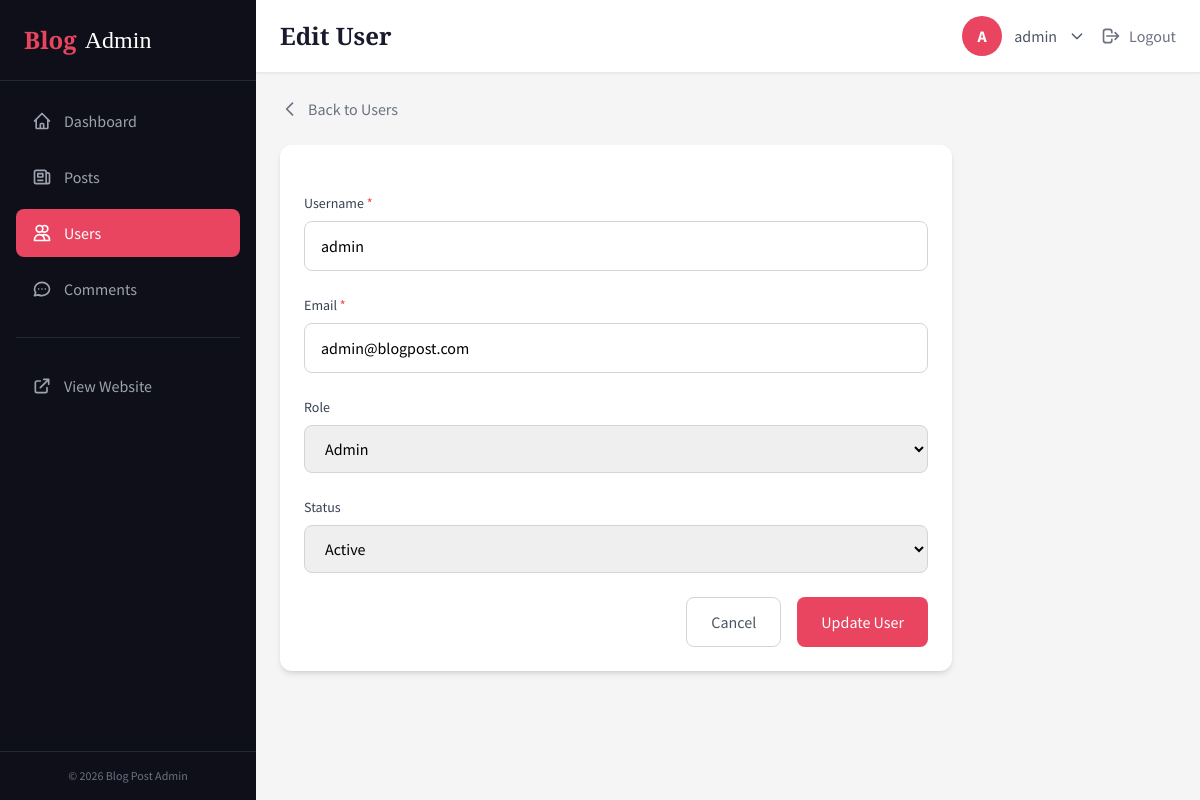
Page /dashboard/users/1/edit (signed in) on the committed database.
### tables this page shows
CREATE TABLE IF NOT EXISTS users (
    id INT AUTO_INCREMENT PRIMARY KEY,
    email VARCHAR(255) NOT NULL UNIQUE,
    username VARCHAR(100) NOT NULL UNIQUE,
    password_hash VARCHAR(255) NOT NULL,
    role ENUM('user', 'admin') DEFAULT 'user',
    avatar_url VARCHAR(500) NULL,
    status ENUM('active', 'suspended') DEFAULT 'active',
    created_at TIMESTAMP DEFAULT CURRENT_TIMESTAMP,
    updated_at TIMESTAMP DEFAULT CURRENT_TIMESTAMP ON UPDATE CURRENT_TIMESTAMP,
    INDEX idx_email (email),
    INDEX idx_username (username),
    INDEX idx_role (role),
    INDEX idx_status (status)
);

### core/Controller.php (called while the page is built, shortened)
<?php
class Controller
{
    protected function view(string $view, array $data = []): void
    {
        extract($data);
        $viewPath = BASE_PATH . '/app/views/' . $view . '.php';
        require_once $viewPath;
    }
}

### app/controllers/dashboard/UserController.php (called while the page is built, shortened)
<?php
require_once BASE_PATH . '/core/Controller.php';
class UserController extends Controller
{
    private User $userModel;
    public function __construct()
    {
        $this->userModel = new User();
    }
    public function edit(string $id): void
    {
        $user = $this->userModel->find((int) $id);
        $this->view('dashboard/users/edit', [
            'pageTitle' => 'Edit User',
            'user' => $user,
            'error' => Session::getFlash('error'),
        ]);
    }
}

### public/index.php (called while the page is built, shortened)
<?php
require_once BASE_PATH . '/core/Database.php';
require_once BASE_PATH . '/core/Router.php';
$router = new Router();
try {
    $router->dispatch();
} catch (Exception $e) {
    if (true) {
        echo '<h1>Error</h1>';
        echo '<p>' . htmlspecialchars($e->getMessage()) . '</p>';
        echo '<pre>' . htmlspecialchars($e->getTraceAsString()) . '</pre>';
    } else {
        http_response_code(500);
        echo '<h1>500 - Internal Server Error</h1>';
    }
}

### config/database.php (called while the page is built)
<?php
return [
    'host' => 'localhost',
    'database' => 'blog_post_db',
    'username' => 'root',
    'password' => '',
    'charset' => 'utf8mb4',
];

### core/Database.php (called while the page is built, shortened)
<?php
class Database
{
    private static ?PDO $instance = null;
    public static function getInstance(): PDO
    {
        if (self::$instance === null) {
            $config = require_once BASE_PATH . '/config/database.php';
            $dsn = "mysql:host={$config['host']};dbname={$config['database']};charset={$config['charset']}";
            try {
                self::$instance = new PDO($dsn, $config['username'], $config['password'], [
                    PDO::ATTR_ERRMODE => PDO::ERRMODE_EXCEPTION,
                    PDO::ATTR_DEFAULT_FETCH_MODE => PDO::FETCH_ASSOC,
                    PDO::ATTR_EMULATE_PREPARES => false,
                ]);
            } catch (PDOException $e) {
                throw new Exception("Database connection failed: " . $e->getMessage());
            }
        }
        return self::$instance;
    }
}

### core/Model.php (called while the page is built, shortened)
<?php
class Model
{
    protected PDO $db;
    protected string $table;
    protected string $primaryKey = 'id';
    public function __construct()
    {
        $this->db = Database::getInstance();
    }
    public function find(int $id): ?array
    {
        $stmt = $this->db->prepare("SELECT * FROM {$this->table} WHERE {$this->primaryKey} = :id");
        $stmt->execute(['id' => $id]);
        $result = $stmt->fetch();
        return $result ?: null;
    }
}

### app/views/dashboard/users/edit.php (the view, shortened to what this page needs)
<div class="mb-6">
    <a href="/blog-post/dashboard/users" class="text-gray-500 hover:text-primary transition-colors flex items-center space-x-2">
        <svg class="w-5 h-5" fill="none" stroke="currentColor" viewBox="0 0 24 24">
            <path stroke-linecap="round" stroke-linejoin="round" stroke-width="2" d="M15 19l-7-7 7-7"/>
        </svg>
        <span>Back to Users</span>
    </a>
</div>
<div class="bg-white rounded-xl shadow-md p-6 max-w-2xl">
    <form action="/blog-post/dashboard/users/<?= $user['id'] ?>" method="POST" class="space-y-6">
        <div>
            <label for="username" class="block text-sm font-medium text-gray-700 mb-2">
                Username <span class="text-red-500">*</span>
            </label>
            <input
                type="text"
                id="username"
                name="username"
                required
                value="<?= htmlspecialchars($user['username']) ?>"
                class="w-full px-4 py-3 border border-gray-300 rounded-lg focus:outline-none focus:ring-2 focus:ring-accent focus:border-transparent"
            >
        </div>
        <div>
            <label for="email" class="block text-sm font-medium text-gray-700 mb-2">
                Email <span class="text-red-500">*</span>
            </label>
            <input
                type="email"
                id="email"
                name="email"
                required
                value="<?= htmlspecialchars($user['email']) ?>"
                class="w-full px-4 py-3 border border-gray-300 rounded-lg focus:outline-none focus:ring-2 focus:ring-accent focus:border-transparent"
            >
        </div>
        <div>
            <label for="role" class="block text-sm font-medium text-gray-700 mb-2">
                Role
            </label>
            <select
                id="role"
                name="role"
                class="w-full px-4 py-3 border border-gray-300 rounded-lg focus:outline-none focus:ring-2 focus:ring-accent focus:border-transparent"
            >
                <option value="admin" <?= $user['role'] === 'admin' ? 'selected' : '' ?>>Admin</option>
            </select>
        </div>
        <div>
            <label for="status" class="block text-sm font-medium text-gray-700 mb-2">
                Status
            </label>
            <select
                id="status"
                name="status"
                class="w-full px-4 py-3 border border-gray-300 rounded-lg focus:outline-none focus:ring-2 focus:ring-accent focus:border-transparent"
            >
                <option value="active" <?= $user['status'] === 'active' ? 'selected' : '' ?>>Active</option>
            </select>
        </div>
        <div class="flex justify-end space-x-4">
            <a href="/blog-post/dashboard/users" class="px-6 py-3 border border-gray-300 rounded-lg text-gray-600 hover:bg-gray-50 transition-colors">
                Cancel
            </a>
            <button type="submit" class="px-6 py-3 bg-accent hover:bg-red-600 text-white rounded-lg transition-colors">
                Update User
            </button>
        </div>
    </form>
</div>
<?php
require_once BASE_PATH . '/app/views/dashboard/layouts/main.php';
?>

### core/Router.php (shortened to what this page needs)
<?php
class Router
{
    private array $routes = [];
    private function addRoute(string $method, string $path, string $controller, string $action, array $middleware): void
    {
        $pattern = preg_replace('/\{([a-zA-Z]+)\}/', '(?P<$1>[^/]+)', $path);
        $pattern = '#^' . $pattern . '$#';
        $this->routes[] = [
            'method' => $method,
            'path' => $path,
            'pattern' => $pattern,
            'controller' => $controller,
            'action' => $action,
            'middleware' => $middleware,
        ];
    }
    public function dispatch(): void
    {
        $requestUri = parse_url($_SERVER['REQUEST_URI'], PHP_URL_PATH);
        $basePath = '/blog-post';
        if (strpos($requestUri, $basePath) === 0) {
            $requestUri = substr($requestUri, strlen($basePath));
        }
        $requestMethod = $_SERVER['REQUEST_METHOD'];
        foreach ($this->routes as $route) {
            if ($route['method'] !== $requestMethod) {
                continue;
            }
            if (preg_match($route['pattern'], $requestUri, $matches)) {
                $params = array_filter($matches, 'is_string', ARRAY_FILTER_USE_KEY);
                $controller = new $controllerClass();
                $action = $route['action'];
                call_user_func_array([$controller, $action], $params);
                return;
            }
        }
    }
}

### public/css/dashboard.css (style rules this page uses)
* { scroll-behavior: smooth; }

### rows in the picture
users: username "admin", email "admin@blogpost.com", role "Admin", status "Active"
